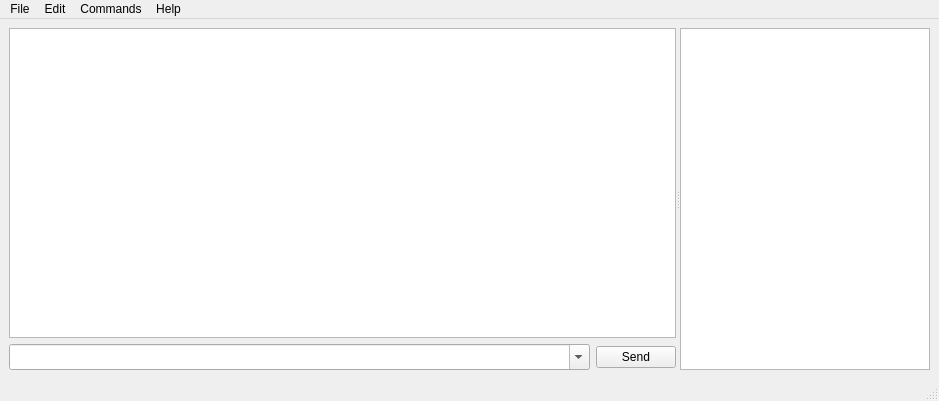
<?xml version="1.0" encoding="UTF-8"?>
<ui version="4.0">
 <class>CommandWindow</class>
 <widget class="QMainWindow" name="CommandWindow">
  <property name="geometry">
   <rect>
    <x>0</x>
    <y>0</y>
    <width>939</width>
    <height>401</height>
   </rect>
  </property>
  <property name="windowTitle">
   <string>Commands</string>
  </property>
  <property name="windowIcon">
   <iconset resource="application.qrc">
    <normaloff>:/resources/codlogo.ico</normaloff>:/resources/codlogo.ico</iconset>
  </property>
  <widget class="QWidget" name="centralwidget">
   <layout class="QGridLayout" name="gridLayout_2">
    <item row="0" column="0">
     <widget class="QSplitter" name="splitter">
      <property name="orientation">
       <enum>Qt::Horizontal</enum>
      </property>
      <property name="childrenCollapsible">
       <bool>false</bool>
      </property>
      <widget class="QWidget" name="commandWidget" native="true">
       <property name="sizePolicy">
        <sizepolicy hsizetype="Expanding" vsizetype="Expanding">
         <horstretch>0</horstretch>
         <verstretch>0</verstretch>
        </sizepolicy>
       </property>
       <layout class="QGridLayout" name="gridLayout">
        <property name="leftMargin">
         <number>0</number>
        </property>
        <property name="topMargin">
         <number>0</number>
        </property>
        <property name="rightMargin">
         <number>0</number>
        </property>
        <property name="bottomMargin">
         <number>0</number>
        </property>
        <item row="0" column="0">
         <widget class="QTextEdit" name="commandOutput">
          <property name="minimumSize">
           <size>
            <width>150</width>
            <height>0</height>
           </size>
          </property>
          <property name="font">
           <font>
            <family>Courier New</family>
           </font>
          </property>
          <property name="lineWrapMode">
           <enum>QTextEdit::NoWrap</enum>
          </property>
          <property name="readOnly">
           <bool>true</bool>
          </property>
         </widget>
        </item>
        <item row="1" column="0">
         <layout class="QHBoxLayout" name="commandInputLayout">
          <item>
           <widget class="QComboBox" name="commandBox">
            <property name="sizePolicy">
             <sizepolicy hsizetype="Expanding" vsizetype="Fixed">
              <horstretch>0</horstretch>
              <verstretch>0</verstretch>
             </sizepolicy>
            </property>
            <property name="minimumSize">
             <size>
              <width>0</width>
              <height>26</height>
             </size>
            </property>
            <property name="editable">
             <bool>true</bool>
            </property>
           </widget>
          </item>
          <item>
           <widget class="QPushButton" name="sendButton">
            <property name="text">
             <string>Send</string>
            </property>
           </widget>
          </item>
         </layout>
        </item>
       </layout>
      </widget>
      <widget class="QTableView" name="playerTableView">
       <property name="sizePolicy">
        <sizepolicy hsizetype="Minimum" vsizetype="Expanding">
         <horstretch>0</horstretch>
         <verstretch>0</verstretch>
        </sizepolicy>
       </property>
       <property name="minimumSize">
        <size>
         <width>250</width>
         <height>0</height>
        </size>
       </property>
       <property name="horizontalScrollBarPolicy">
        <enum>Qt::ScrollBarAsNeeded</enum>
       </property>
       <property name="sizeAdjustPolicy">
        <enum>QAbstractScrollArea::AdjustToContents</enum>
       </property>
       <property name="editTriggers">
        <set>QAbstractItemView::NoEditTriggers</set>
       </property>
       <property name="showGrid">
        <bool>true</bool>
       </property>
       <attribute name="horizontalHeaderCascadingSectionResizes">
        <bool>true</bool>
       </attribute>
       <attribute name="horizontalHeaderDefaultSectionSize">
        <number>70</number>
       </attribute>
       <attribute name="horizontalHeaderStretchLastSection">
        <bool>true</bool>
       </attribute>
       <attribute name="verticalHeaderVisible">
        <bool>false</bool>
       </attribute>
      </widget>
     </widget>
    </item>
   </layout>
  </widget>
  <widget class="QMenuBar" name="menubar">
   <property name="geometry">
    <rect>
     <x>0</x>
     <y>0</y>
     <width>939</width>
     <height>26</height>
    </rect>
   </property>
   <widget class="QMenu" name="menuFile">
    <property name="title">
     <string>File</string>
    </property>
    <addaction name="actionView_log"/>
    <addaction name="actionDisconnect"/>
    <addaction name="separator"/>
    <addaction name="actionExit"/>
   </widget>
   <widget class="QMenu" name="menuEdit">
    <property name="title">
     <string>Edit</string>
    </property>
    <addaction name="actionPreferences"/>
   </widget>
   <widget class="QMenu" name="menuCommands">
    <property name="title">
     <string>Commands</string>
    </property>
    <addaction name="actionStatus"/>
    <addaction name="actionServer_info"/>
    <addaction name="actionPlayer_list"/>
    <addaction name="separator"/>
    <addaction name="actionAuto_completion_commands"/>
   </widget>
   <widget class="QMenu" name="menuHelp">
    <property name="title">
     <string>Help</string>
    </property>
    <addaction name="actionAbout"/>
   </widget>
   <addaction name="menuFile"/>
   <addaction name="menuEdit"/>
   <addaction name="menuCommands"/>
   <addaction name="menuHelp"/>
  </widget>
  <widget class="QStatusBar" name="statusbar">
   <property name="toolTip">
    <string/>
   </property>
  </widget>
  <action name="actionDisconnect">
   <property name="text">
    <string>Disconnect</string>
   </property>
  </action>
  <action name="actionExit">
   <property name="text">
    <string>Exit</string>
   </property>
  </action>
  <action name="actionPreferences">
   <property name="text">
    <string>Preferences</string>
   </property>
  </action>
  <action name="actionStatus">
   <property name="text">
    <string>Status</string>
   </property>
   <property name="shortcut">
    <string>Ctrl+S</string>
   </property>
  </action>
  <action name="actionServer_info">
   <property name="text">
    <string>Server info</string>
   </property>
  </action>
  <action name="actionView_log">
   <property name="text">
    <string>View log</string>
   </property>
  </action>
  <action name="actionAuto_completion_commands">
   <property name="text">
    <string>Auto completion</string>
   </property>
  </action>
  <action name="actionPlayer_list">
   <property name="text">
    <string>Player list</string>
   </property>
   <property name="shortcut">
    <string>Ctrl+L</string>
   </property>
  </action>
  <action name="actionAbout">
   <property name="text">
    <string>About</string>
   </property>
  </action>
 </widget>
 <resources>
  <include location="application.qrc"/>
 </resources>
 <connections/>
</ui>
